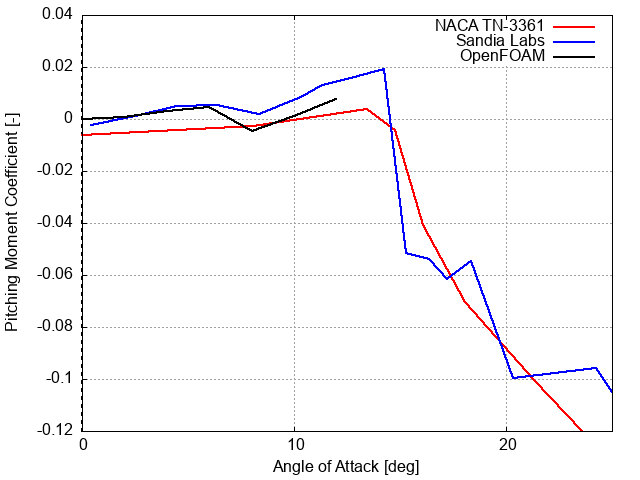

Generate this figure with gnuplot:
set terminal png
set output "Cm.png"
set xlabel "Angle of Attack [deg]"
set ylabel "Pitching Moment Coefficient [-]"
set xrange [0: 25]
set yrange [-0.12: 0.04]
set xtics 10
set ytics nomirror
set key right top
set grid
set yzeroaxis lw 2
set style line 1 lc rgb '#ff0000' lw 2 pt 1 ps 0
set style line 2 lc rgb '#0000ff' lw 2 pt 1 ps 0
set style line 3 lc rgb '#00ff00' lw 2 pt 1 ps 0
set style line 4 lc rgb '#000000' lw 2 pt 1 ps 0
set datafile separator ","
plot \
  "NACA TN-3361/Cm.csv" using 1:2 with linespoints ls 1 title "NACA TN-3361", \
  "Sandia Labs/Cm.csv" using 1:2 with linespoints ls 2 title "Sandia Labs", \
  "OpenFOAM/Cm.csv" using 1:2 with linespoints ls 4 title "OpenFOAM",
